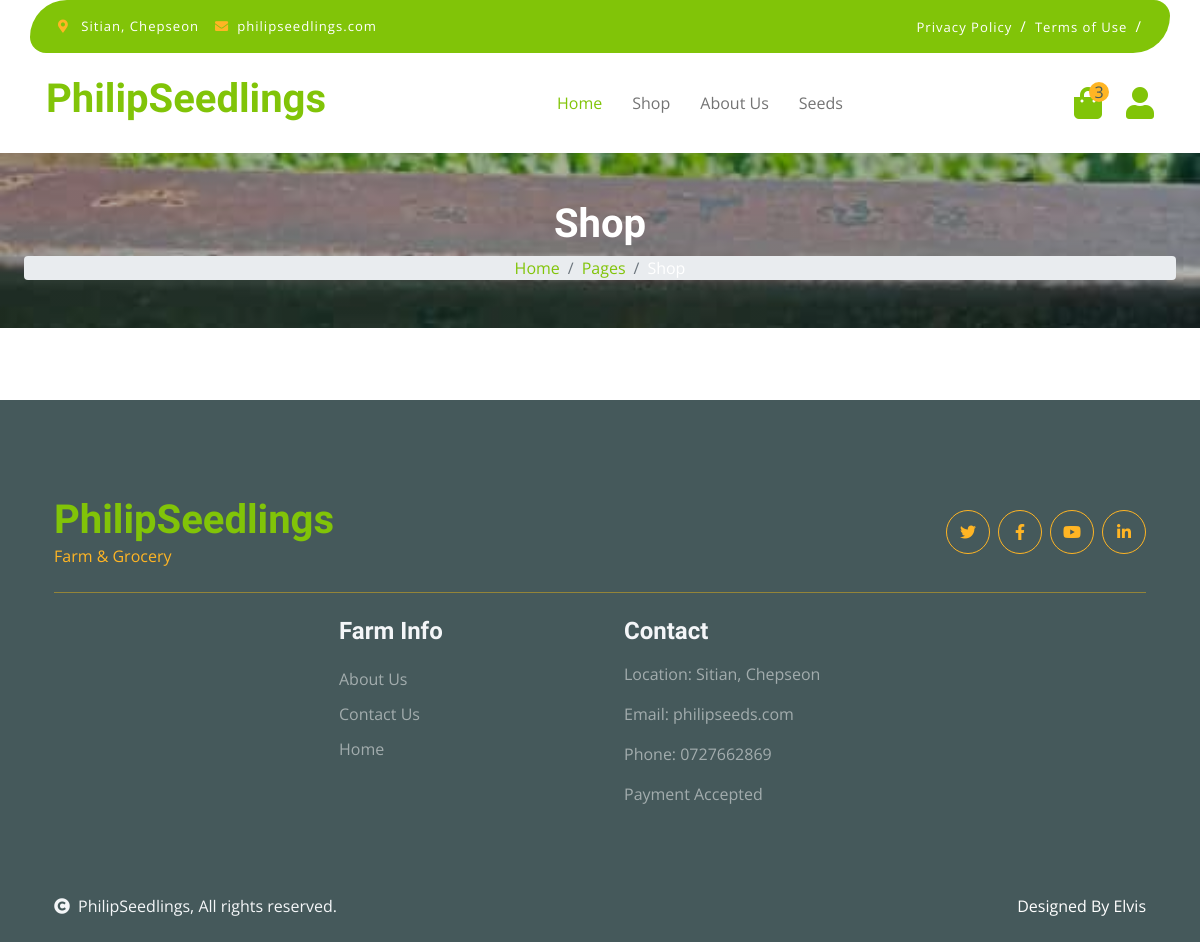
Page /seedling_list on the earlier database version.
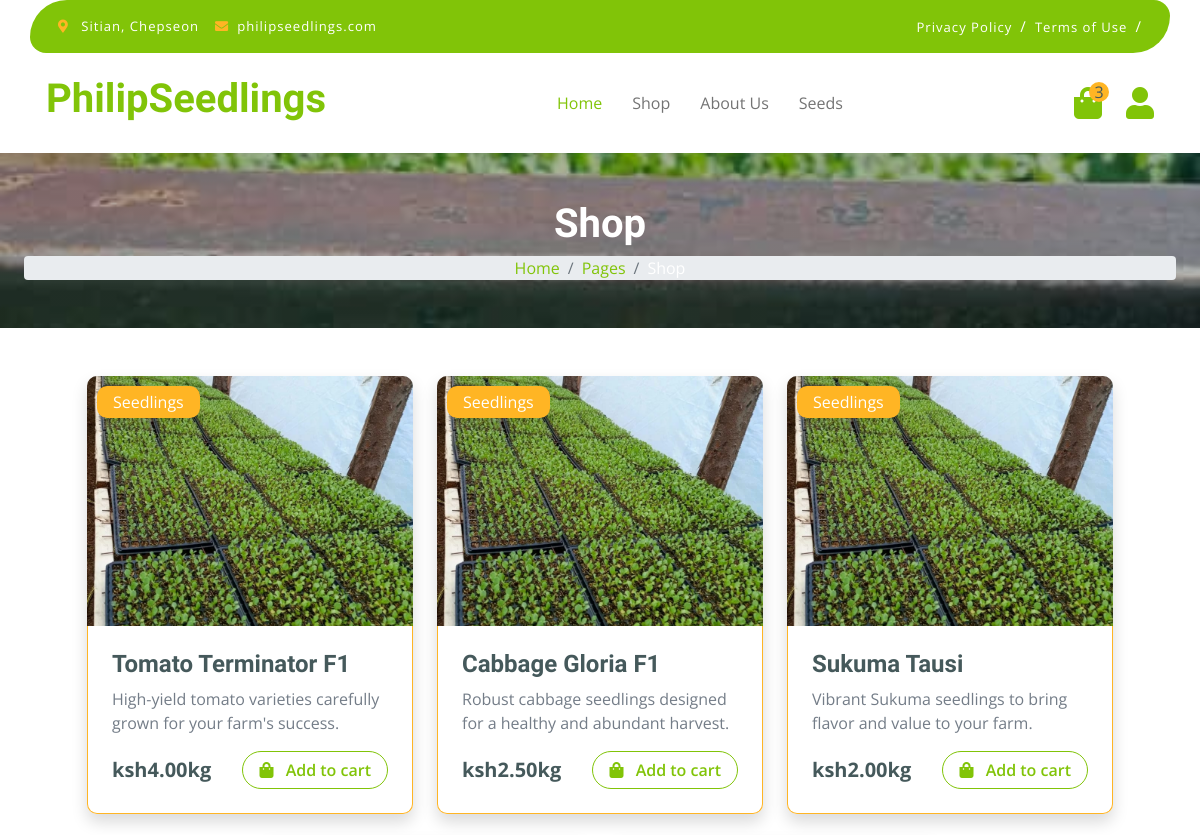
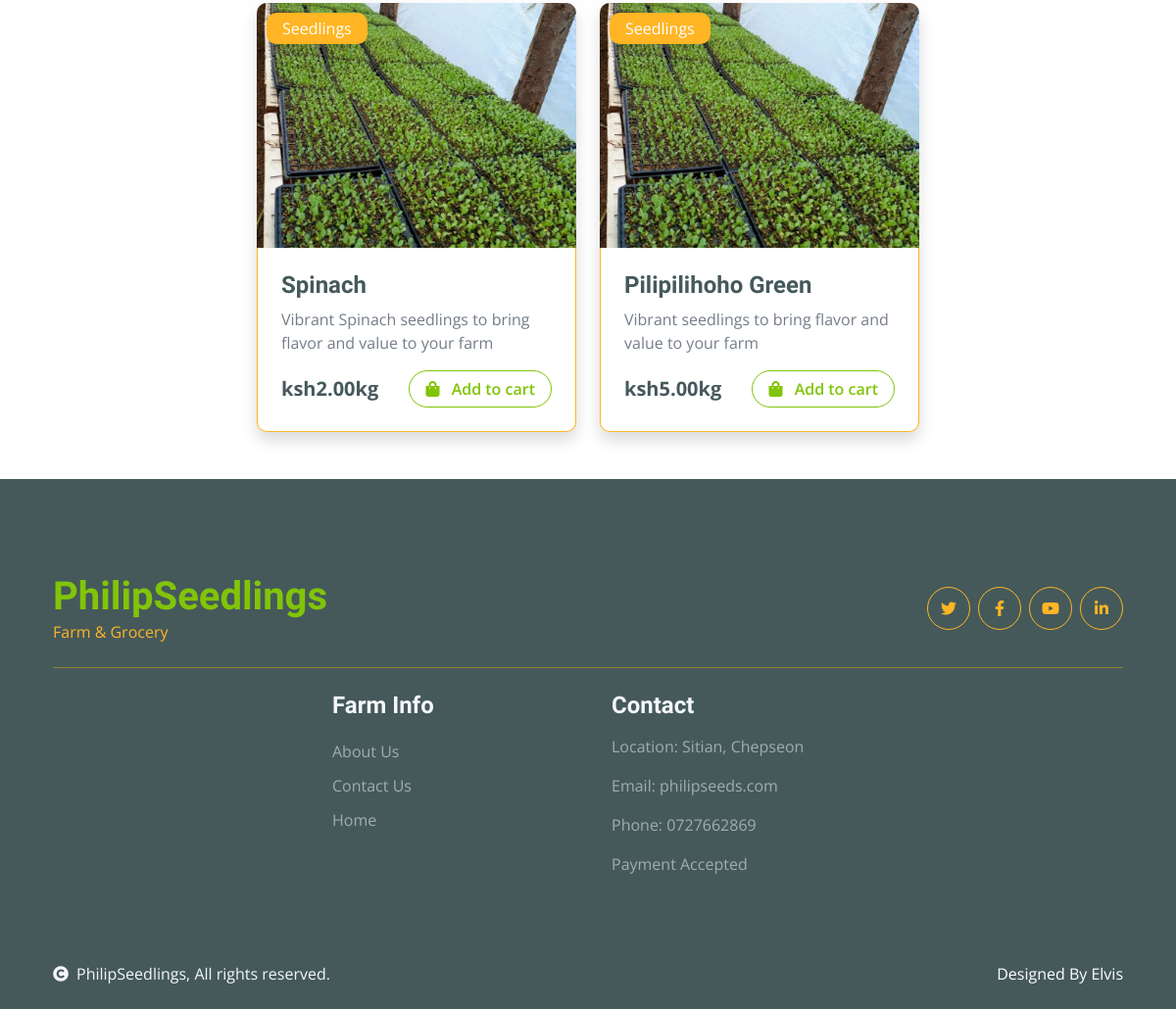
Same page on the later database version (2 pictures, top to bottom).
### grocery/models.py (models this page shows, shortened)
class Seedling(models.Model):
    name = models.CharField(max_length=50)
    description = models.TextField()
    price = models.DecimalField(max_digits=5, decimal_places=2)
    stock = models.PositiveIntegerField(default=0)
    image = models.ImageField(upload_to='seedlings/', null=True, blank=True)

### grocery/views.py (the view)
# urls.py: path('seedling_list', views.seedling_list, name='seedling_list'),
def seedling_list(request):
    seedlings = Seedling.objects.all()
    return render(request, 'seedling_list.html', {'seedlings': seedlings})

### grocery/templates/seedling_list.html (shortened to what this page needs)
{% extends 'base.html' %}
{% load static %}
{% block content %}
<div class="container-fluid page-header py-5">
    <h1 class="text-center text-white display-6">Shop</h1>
    <ol class="breadcrumb justify-content-center mb-0">
        <li class="breadcrumb-item"><a href="#">Home</a></li>
        <li class="breadcrumb-item"><a href="#">Pages</a></li>
        <li class="breadcrumb-item active text-white">Shop</li>
    </ol>
</div>
<div class="container my-5">
    <div class="row g-4 justify-content-center">
        {% for seedling in seedlings %}
        <div class="col-12 col-md-6 col-lg-4" style="max-width: 350px;">
            <div class="rounded position-relative fruite-item shadow">
                <div class="fruite-img">
                    {% if seedling.image %}
                    <img src="{{ seedling.image.url }}" class="img-fluid w-100 rounded-top" alt="{{ seedling.name }}" style="height: 250px; object-fit: cover;">
                    {% else %}
                    <img src="{% static 'images/imageholder.jpg' %}" alt="No image" class="img-fluid w-100 rounded-top" style="height: 250px; object-fit: cover;">
                    {% endif %}
                </div>
                <div class="text-white bg-secondary px-3 py-1 rounded position-absolute" style="top: 10px; left: 10px; z-index: 1;">Seedlings</div>
                <div class="p-4 border border-secondary border-top-0 rounded-bottom">
                    <h4 class="fw-bold">{{ seedling.name }}</h4>
                    <p>{{ seedling.description }}</p>
                    <div class="d-flex justify-content-between align-items-center">
                        <p class="text-dark fs-5 fw-bold mb-0">ksh{{ seedling.price }}kg</p>
                        <a href="#" class="btn btn-outline-primary rounded-pill px-3 add-to-cart" data-item-id="{{ seedling.id }}">
                            <i class="fa fa-shopping-bag me-2"></i> Add to cart
                        </a>
                    </div>
                </div>
            </div>
        </div>
        {% endfor %}
    </div>
</div>
{% endblock %}

### grocery/templates/base.html (shortened to what this page needs)
{% load static %}
<html>
    <head>
        <link rel="stylesheet" href="{% static 'bootstrap/css/bootstrap.min.css'%}">
        <link rel="stylesheet" href="{% static 'css/styles.css' %}">
        <link rel="stylesheet" href="https://cdnjs.cloudflare.com/ajax/libs/font-awesome/4.7.0/css/font-awesome.min.css">
        <link href="https://stackpath.bootstrapcdn.com/bootstrap/4.5.2/css/bootstrap.min.css" rel="stylesheet">
        <link rel="stylesheet" href="{% static 'css/navbar.css' %}">
        <link rel="stylesheet" href="https://use.fontawesome.com/releases/v5.15.4/css/all.css"/>
        <link href="https://cdn.jsdelivr.net/npm/bootstrap-icons@1.4.1/font/bootstrap-icons.css" rel="stylesheet">
        <link href="{% static 'lib/lightbox/css/lightbox.min.css' %}" rel="stylesheet">
        <link href="{% static 'lib/owlcarousel/assets/owl.carousel.min.css' %}" rel="stylesheet">
        <link href="{% static 'mss/bootstrap.min.css' %}" rel="stylesheet">
        <link rel="stylesheet" href="{% static 'css/home.css' %}">
        <link rel="stylesheet" href="https://cdn.jsdelivr.net/npm/toastify-js/src/toastify.min.css">
    </head>
    <body>
        {% include 'navbar.html' %}
        <div>
           {% block content %}
           {% endblock %}
        </div>
<div class="container-fluid bg-dark text-white-50 footer pt-5 mt-5">
    <div class="container py-5">
        <div class="pb-4 mb-4 d-flex justify-content-between align-items-center" style="border-bottom: 1px solid rgba(226, 175, 24, 0.5);">
            <div>
                <a href="#">
                    <h1 class="text-primary mb-0">PhilipSeedlings</h1>
                    <p class="text-secondary mb-0">Farm & Grocery</p>
                </a>
            </div>
            <div class="d-flex">
                <a class="btn btn-outline-secondary me-2 btn-md-square rounded-circle" href="#"><i class="fab fa-twitter"></i></a>
                <a class="btn btn-outline-secondary me-2 btn-md-square rounded-circle" href="#"><i class="fab fa-facebook-f"></i></a>
                <a class="btn btn-outline-secondary me-2 btn-md-square rounded-circle" href="#"><i class="fab fa-youtube"></i></a>
                <a class="btn btn-outline-secondary btn-md-square rounded-circle" href="#"><i class="fab fa-linkedin-in"></i></a>
            </div>
        </div>
        <div class="row g-5">
            <div class="col-lg-3 col-md-6"></div>
            <div class="col-lg-3 col-md-6">
                <div class="d-flex flex-column text-start footer-item">
                    <h4 class="text-light mb-3">Farm Info</h4>
                    <a class="btn-link text-white-50" href="#">About Us</a>
                    <a class="btn-link text-white-50" href="#">Contact Us</a>
                    <a class="btn-link text-white-50" href="#">Home</a>
                </div>
            </div>
            <div class="col-lg-3 col-md-6">
                <div class="footer-item">
                    <h4 class="text-light mb-3">Contact</h4>
                    <p>Location: Sitian, Chepseon</p>
                    <p>Email: philipseeds.com</p>
                    <p>Phone: 0727662869</p>
                    <p>Payment Accepted</p>
                </div>
            </div>
        </div>
    </div>
</div>
<div class="container-fluid copyright bg-dark py-4">
    <div class="container">
        <div class="d-flex justify-content-between align-items-center">
            <span class="text-light"><i class="fas fa-copyright text-light me-2"></i>PhilipSeedlings, All rights reserved.</span>
            <span class="text-white">Designed By Elvis</span>
        </div>
    </div>
</div>
    </body>
</html>

### grocery/templates/navbar.html (shortened to what this page needs)
        <div class="container-fluid fixed-top">
            <div class="container topbar bg-primary d-none d-lg-block">
                <div class="d-flex justify-content-between">
                    <div class="top-info ps-2">
                        <small class="me-3"><i class="fas fa-map-marker-alt me-2 text-secondary"></i> <a href="#" class="text-white">Sitian, Chepseon</a></small>
                        <small class="me-3"><i class="fas fa-envelope me-2 text-secondary"></i><a href="#" class="text-white">philipseedlings.com</a></small>
                    </div>
                    <div class="top-link pe-2">
                        <a href="#" class="text-white"><small class="text-white mx-2">Privacy Policy</small>/</a>
                        <a href="#" class="text-white"><small class="text-white mx-2">Terms of Use</small>/</a>
                    </div>
                </div>
            </div>
            <div class="container px-0">
                <nav class="navbar navbar-light bg-white navbar-expand-xl">
                    <a href="#" class="navbar-brand"><h1 class="text-primary display-6">PhilipSeedlings</h1></a>
                    <div class="collapse navbar-collapse bg-white" id="navbarCollapse">
                        <div class="navbar-nav mx-auto">
                            <a href="{% url 'dashboard' %}" class="nav-item nav-link active">Home</a>
                            <a href="{% url 'shop' %} " class="nav-item nav-link">Shop</a>
                            <a href="{% url 'about-us' %}" class="nav-item nav-link">About Us</a>
                            <a href="{% url 'seedling_list' %}" class="nav-item nav-link">Seeds</a>
                        </div>
                        <div class="d-flex m-3 me-0">
                            <a href="{% url 'cart' %}" class="position-relative me-4 my-auto">
                                <i class="fa fa-shopping-bag fa-2x"></i>
                                <span class="position-absolute bg-secondary rounded-circle d-flex align-items-center justify-content-center text-dark px-1" style="top: -5px; left: 15px; height: 20px; min-width: 20px;">3</span>
                            </a>
                            <a href="#" class="my-auto">
                                <i class="fas fa-user fa-2x"></i>
                            </a>
                        </div>
                    </div>
                </nav>
            </div>
        </div>

### static/css/styles.css (style rules this page uses)
:root { --header-height: 3.5rem; --hue: 152; --first-color: hsl(var(--hue), 24%, 32%); --first-color-alt: hsl(var(--hue), 24%, 28%); --first-color-light: hsl(var(--hue), 24%, 66%); --first-color-lighten: hsl(var(--hue), 24%, 92%); --title-color: hsl(var(--hue), 4%, 15%); --text-color: hsl(var(--hue), 4%, 35%); --text-color-light: hsl(var(--hue), 4%, 55%); --body-color: hsl(var(--hue), 0%, 100%); --container-color: #FFF; --body-font: 'Poppins', sans-serif; --big-font-size: 2rem; --h1-font-size: 1.5rem; --h2-font-size: 1.25rem; --h3-font-size: 1rem; --normal-font-size: .938rem; --small-font-size: .813rem; --smaller-font-size: .75rem; --font-medium: 500; --font-semi-bold: 600; --mb-0-5: .5rem; --mb-0-75: .75rem; --mb-1: 1rem; --mb-1-5: 1.5rem; --mb-2: 2rem; --mb-2-5: 2.5rem; --z-tooltip: 10; --z-fixed: 100; }
@media screen and (min-width: 968px) { :root { --big-font-size: 3.5rem; --h1-font-size: 2.25rem; --h2-font-size: 1.5rem; --h3-font-size: 1.25rem; --normal-font-size: 1rem; --small-font-size: .875rem; --smaller-font-size: .813rem; } }
* { box-sizing: border-box; padding: 0; margin: 0; }
body { margin: 0; padding: 0; }
html { scroll-behavior: smooth; }
body, button, input, textarea { font-family: var(--body-font); font-size: var(--normal-font-size); }
body { margin: var(--header-height) 0 0 0; background-color: var(--body-color); color: var(--text-color); transition: .4s; }
h1,h2,h3 { color: var(--title-color); font-weight: var(--font-semi-bold); }
a { text-decoration: none; }
img { max-width: 100%; height: auto; }
.container { max-width: 968px; margin-left: var(--mb-1-5); margin-right: var(--mb-1-5); }

### static/css/home.css (style rules this page uses)
.btn { font-weight: 600; transition: .5s; }
.btn-md-square { width: 44px; height: 44px; }
.btn-square, .btn-sm-square, .btn-md-square, .btn-lg-square { padding: 0; display: flex; align-items: center; justify-content: center; font-weight: normal; }
.fixed-top { transition: 0.5s; background: var(--bs-white); border: 0; }
.topbar { padding: 20px; border-radius: 230px 100px; }
.topbar .top-info { font-size: 15px; line-height: 0; letter-spacing: 1px; display: flex; align-items: center; }
.topbar .top-link { font-size: 15px; line-height: 0; letter-spacing: 1px; display: flex; align-items: center; }
.topbar .top-link a { letter-spacing: 1px; }
.navbar .navbar-nav .nav-link { padding: 10px 15px; font-size: 16px; transition: .5s; }
.navbar { height: 100px; border-bottom: 1px solid rgba(255, 255, 255, .1); }
.navbar .navbar-nav .nav-link:hover, .navbar .navbar-nav .nav-link.active, .fixed-top.bg-white .navbar .navbar-nav .nav-link:hover, .fixed-top.bg-white .navbar .navbar-nav .nav-link.active { color: var(--bs-primary); }
.page-header { position: relative; background: linear-gradient(rgba(0, 0, 0, 0.3), rgba(0, 0, 0, 0.3)), url('../images/image1.jpeg'); background-position: center center; background-repeat: no-repeat; background-size: cover; }
@media (min-width: 992px) { .hero-header, .page-header { margin-top: 152px !important; } }
.footer .footer-item .btn-link { line-height: 35px; color: rgba(255, 255, 255, .5); transition: 0.5s; }

Differences in the rows shown:
added Seedling: image (picture), name "Tomato Terminator F1", description "High-yield tomato varieties carefully grown for your farm's success.", price "4.00"
added Seedling: image (picture), name "Cabbage Gloria F1", description "Robust cabbage seedlings designed for a healthy and abundant harvest.", price "2.50"
added Seedling: image (picture), name "Sukuma Tausi", description "Vibrant Sukuma seedlings to bring flavor and value to your farm.", price "2.00"
added Seedling: image (picture), name "Spinach", description "Vibrant Spinach seedlings to bring flavor and value to your farm", price "2.00"
added Seedling: image (picture), name "Pilipilihoho Green", description "Vibrant seedlings to bring flavor and value to your farm", price "5.00"
